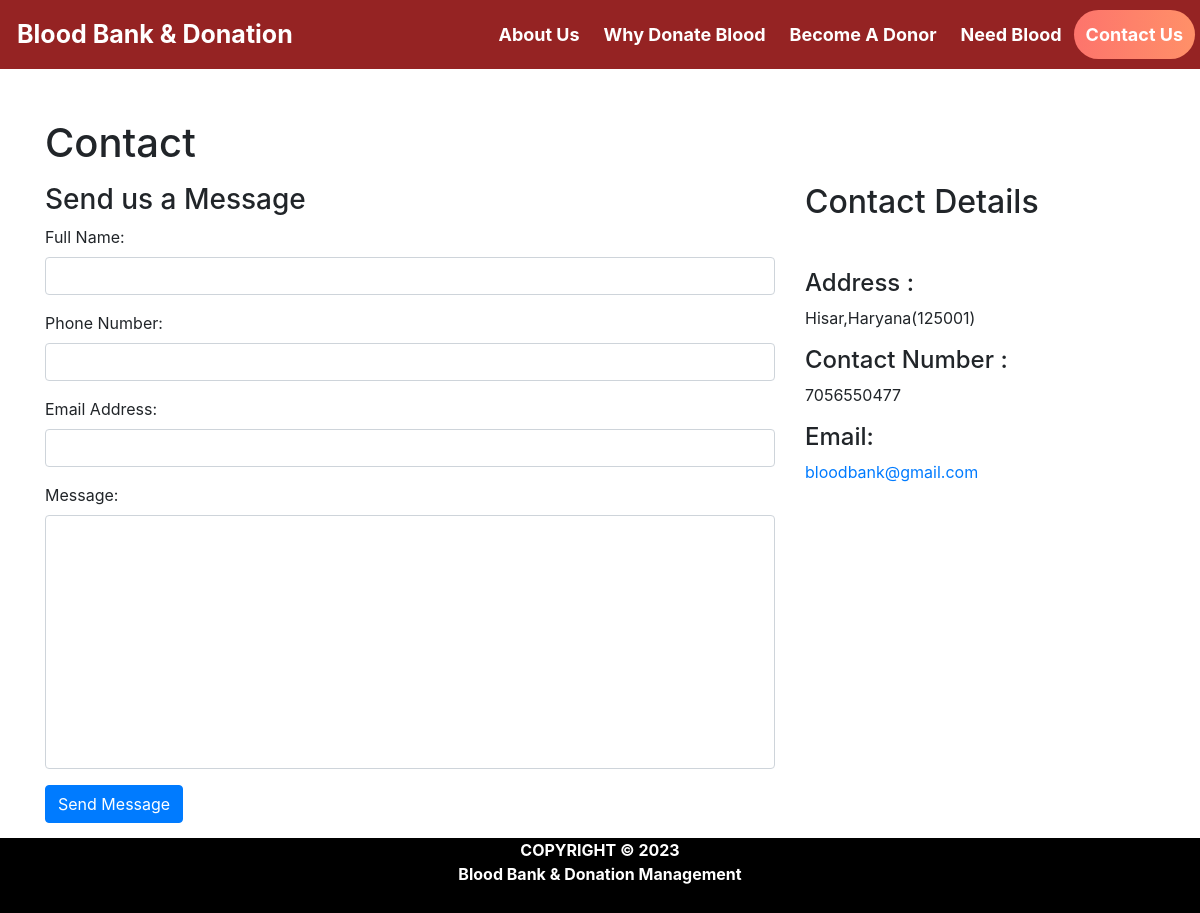
The app's page /contact_us.php, older data.
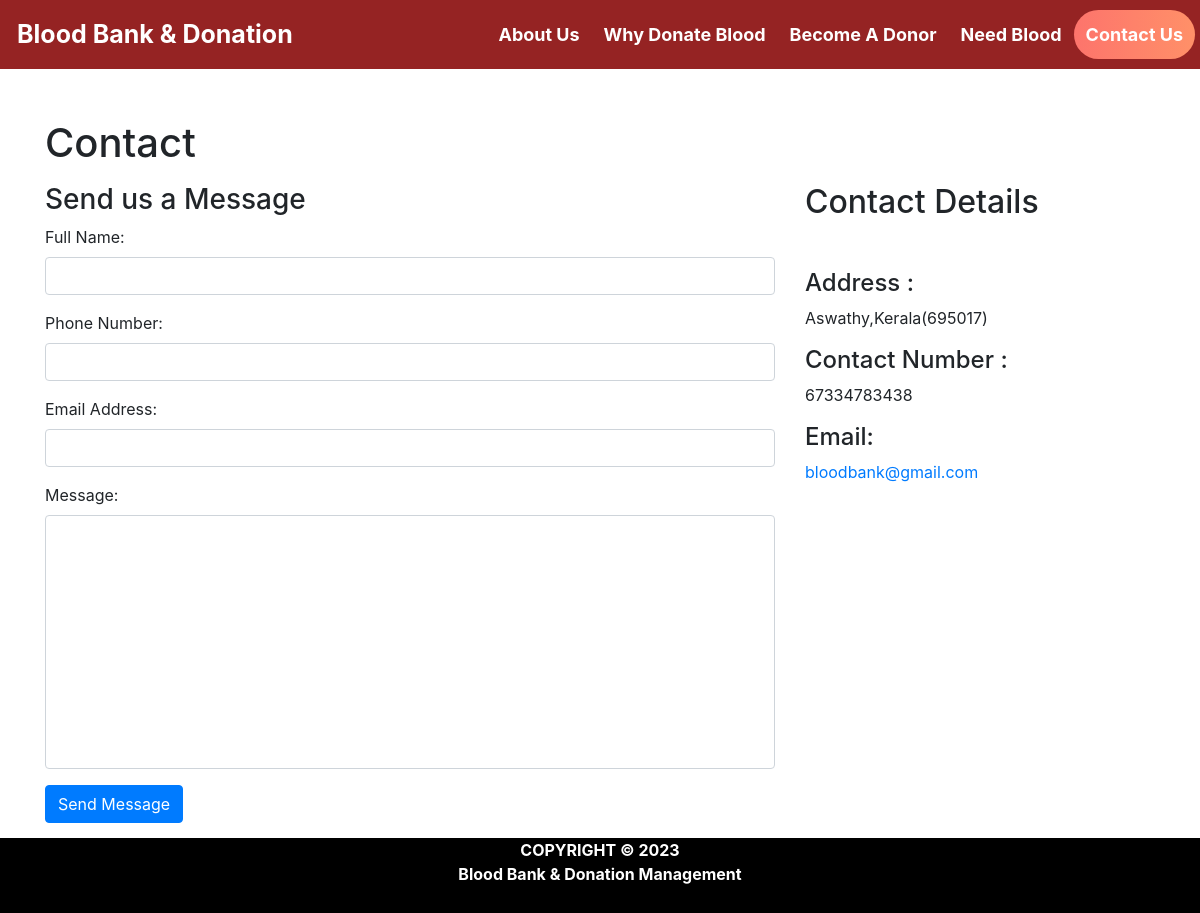
The same page, newer data.
### tables this page shows
create table contact_info(
contact_id int auto_increment Not Null,
contact_address varchar(100) NOT NULL,
contact_mail varchar(50) NOT NULL,
contact_phone varchar(100) NOT NULL,
primary key(contact_id)
);

### contact_us.php (the view, shortened to what this page needs)
<html>
<head>
  <link rel="stylesheet" href="https://maxcdn.bootstrapcdn.com/bootstrap/4.5.2/css/bootstrap.min.css">
</head>
<body>
<?php $active ='contact';
include 'head.php'; ?>
<div id="page-container" style="margin-top:50px; position: relative;min-height: 84vh;">
  <div class="container">
  <div id="content-wrap" style="padding-bottom:50px;">
    <h1 class="mt-4 mb-3">Contact</h1>
    <div class="row">
      <div class="col-lg-8 mb-4">
        <h3>Send us a Message</h3>
        <form name="sentMessage"  method="post">
            <div class="control-group form-group">
                <div class="controls">
                    <label>Full Name:</label>
                    <input type="text" class="form-control" id="name" name="fullname" required>
                </div>
            </div>
            <div class="control-group form-group">
                <div class="controls">
                    <label>Phone Number:</label>
                    <input type="tel" class="form-control" id="phone" name="contactno"  required >
                </div>
            </div>
            <div class="control-group form-group">
                <div class="controls">
                    <label>Email Address:</label>
                    <input type="email" class="form-control" id="email" name="email" required>
                </div>
            </div>
            <div class="control-group form-group">
                <div class="controls">
                    <label>Message:</label>
                    <textarea rows="10" cols="100" class="form-control" id="message" name="message" required  maxlength="999" style="resize:none"></textarea>
                </div>
            </div>
            <button type="submit" name="send"  class="btn btn-primary">Send Message</button>
        </form>
    </div>
    <div class="col-lg-4 mb-4">
        <h2>Contact Details</h2>
        <?php
          include 'conn.php';
          $sql= "select * from contact_info";
          $result=mysqli_query($conn,$sql);
          if(mysqli_num_rows($result)>0)   {
              while($row = mysqli_fetch_assoc($result)) { ?>
        <br>
        <p>
            <h4>Address :</h4><?php echo $row['contact_address']; ?>
        </p>
        <p>
            <h4>Contact Number :</h4><?php echo $row['contact_phone']; ?>
        </p>
        <p>
          <h4>  Email: </h4><a href="#"><?php echo $row['contact_mail']; ?></a>
        </p>
        <?php }
      } ?>
    </div>
</div>
</div>
</div>
<?php include 'footer.php' ?>
</div>
</body>
</html>

### head.php (shortened to what this page needs)
<html>
<head>
</head>
<body>
  <div class="header">
    <a href="home.php" class="logo"<?php if($active=='home') echo "class='logo2'"; ?>>Blood Bank & Donation </a>
    <div class="header-right">
    <a href="about_us.php"  <?php if($active=='about') echo "class='act'"; ?> >About Us</a>
    <a href="why_donate_blood.php"  <?php if($active=='why') echo "class='act'"; ?>>Why Donate Blood</a>
      <a href="donate_blood.php"  <?php if($active=='donate') echo "class='act'"; ?>>Become A Donor</a>
      <a href="need_blood.php" <?php if($active=='need') echo "class='act'"; ?>>Need Blood</a>
      <a href="contact_us.php" <?php if($active=='contact') echo "class='act'"; ?>>Contact Us</a>
    </div>
  </div>
</body>
</html>

### footer.php (shortened to what this page needs)
<html>
<head>
</head>
<body>
  <div id="footer" >
  <b><center>COPYRIGHT © 2023<br>
  Blood Bank & Donation Management
  <br>
  </center>
  </div>
</body>
</html>

### head.php (style rules this page uses)
.header { overflow:hidden; background-color: #952323; top: 0; width:100%; padding: 10px 5px; color:#FF0404 ; }
.header a { float: left; color: white; text-align: center; padding: 12px; text-decoration: none; font-size: 18px; line-height: 25px; border-radius: 4px; font-weight:bold; }
.header a.logo { font-size: 25px; font-weight: bold; color: white ; }
.header-right { float: right; }
a.act { background: linear-gradient(to right, #fd746c 0%, #ff9068 100%); color: white; border-radius:30px; }

### footer.php (style rules this page uses)
#footer { position:absolute; left: 0; bottom: 0; width: 100%; height: 75px; background-color:#000000; color:white; text-align: center; }

Row changes from the older to the newer data that the page shows:
changed contact_info "bloodbank@gmail.com": contact_address "Hisar,Haryana(125001)" → "Aswathy,Kerala(695017)"; contact_phone "7056550477" → "67334783438"
